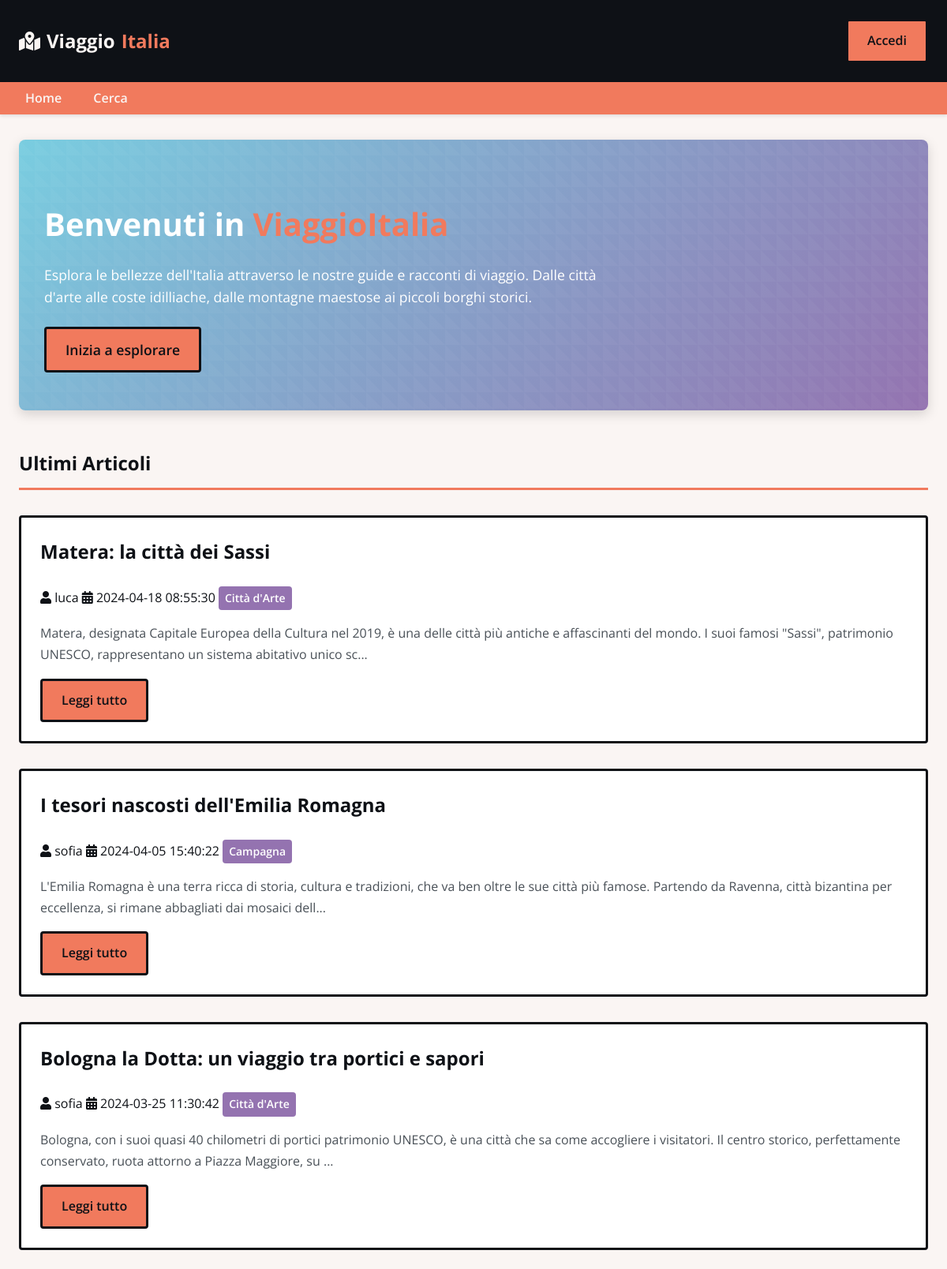
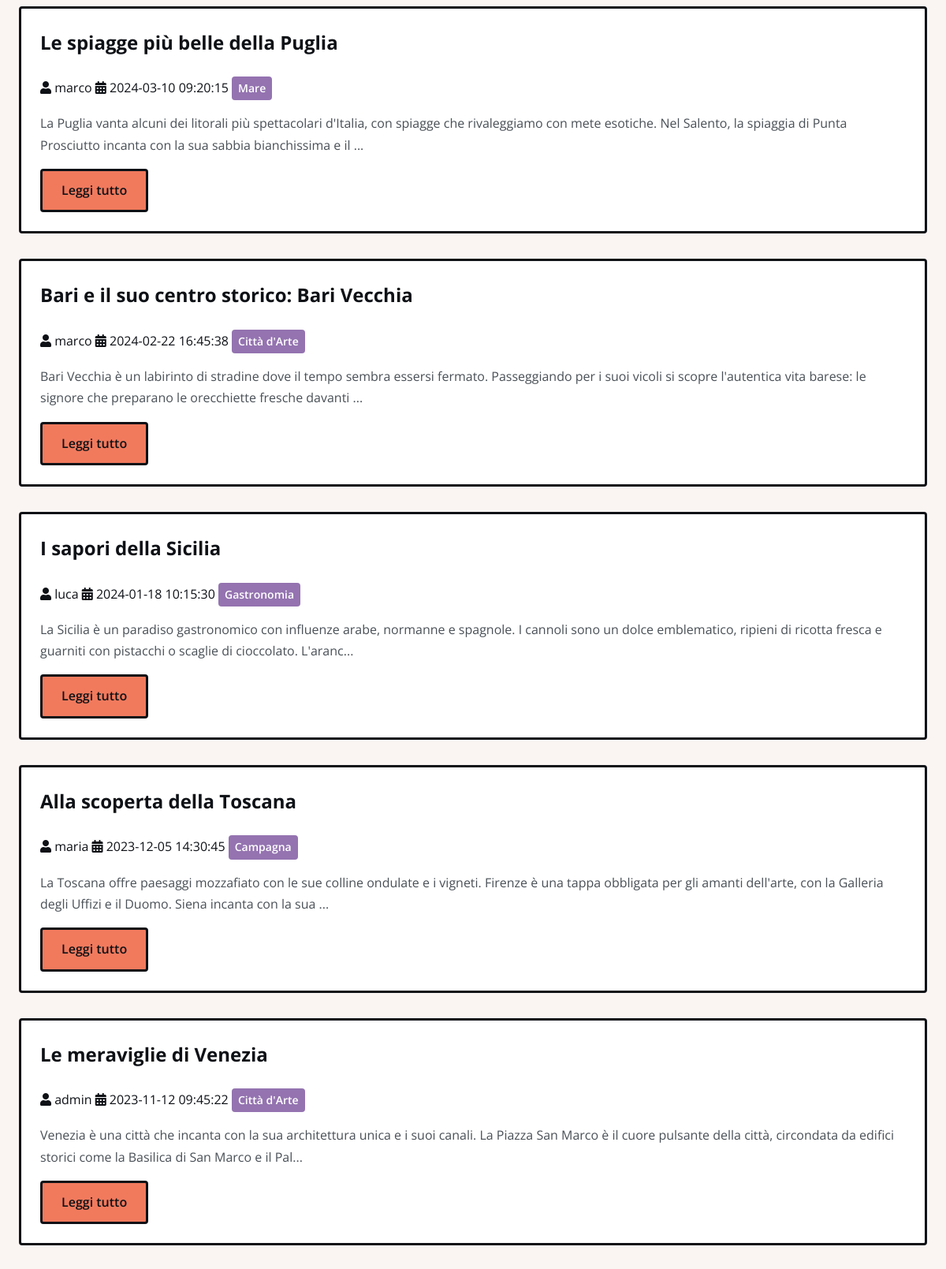
The page / (upper part) on the database its author committed (2 pictures, top to bottom).
### tables this page shows
CREATE TABLE blog_posts (
  id INTEGER PRIMARY KEY AUTOINCREMENT,
  title TEXT NOT NULL,
  content TEXT NOT NULL,
  author_id INTEGER NOT NULL,
  image_url TEXT,
  publish_date TIMESTAMP DEFAULT CURRENT_TIMESTAMP,
  category TEXT,
  FOREIGN KEY (author_id) REFERENCES users (id)
);

CREATE TABLE users (
  id INTEGER PRIMARY KEY AUTOINCREMENT,
  username TEXT UNIQUE NOT NULL,
  password TEXT NOT NULL,
  email TEXT UNIQUE NOT NULL,
  profile_bio TEXT,
  is_admin INTEGER DEFAULT 0,
  created_at TIMESTAMP DEFAULT CURRENT_TIMESTAMP
);

### app.py (the view)
@app.route('/')
def home():
    db = get_db()
    posts = db.execute('SELECT blog_posts.*, users.username FROM blog_posts JOIN users ON blog_posts.author_id = users.id ORDER BY publish_date DESC').fetchall()
    return render_template('home.html', posts=posts)

### app.py (called while the page is built)
def get_db():
    if 'db' not in g:
        g.db = sqlite3.connect(app.config['DATABASE'])
        g.db.row_factory = sqlite3.Row
    return g.db

### templates/home.html (shortened to what this page needs)
{% extends 'layout.html' %}
{% block content %}
<div class="grid">
    <div class="main-content">
        <div class="hero-banner">
            <div class="hero-content">
                <h1>Benvenuti in <span class="highlight">ViaggioItalia</span></h1>
                <p class="hero-text">Esplora le bellezze dell'Italia attraverso le nostre guide e racconti di viaggio. Dalle città d'arte alle coste idilliache, dalle montagne maestose ai piccoli borghi storici.</p>
                <a href="{{ url_for('search') }}" class="btn btn-primary hero-btn">Inizia a esplorare</a>
            </div>
        </div>
        <h2 class="section-title">Ultimi Articoli</h2>
        {% for post in posts %}
            <div class="card">
                <div class="card-body">
                    <h3 class="card-title">{{ post.title }}</h3>
                    <div class="card-meta">
                        <span><i class="fas fa-user"></i> {{ post.username }}</span>
                        <span><i class="fas fa-calendar-alt"></i> {{ post.publish_date }}</span>
                        {% if post.category %}
                            <span class="workshop-badge">{{ post.category }}</span>
                        {% endif %}
                    </div>
                    <p class="card-text">
                        {{ post.content[:200] }}{% if post.content|length > 200 %}...{% endif %}
                    </p>
                    <a href="{{ url_for('view_post', post_id=post.id) }}" class="btn btn-primary">Leggi tutto</a>
                </div>
            </div>
        {% endfor %}
    </div>
</div>
{% endblock %}

### static/stile_PyCon.css (style rules this page uses)
:root { --pycon-dark: #0E1116; --pycon-light: #FAF5F3; --pycon-blue: #79CDE0; --pycon-orange: #F17A5D; --pycon-purple: #9473B0; --pycon-neutral: #538AD4; }
*, *::before, *::after { box-sizing: border-box; }
body { font-family: 'Open Sans', sans-serif; line-height: 1.6; color: var(--pycon-dark); background-color: var(--pycon-light); margin: 0; padding: 0; }
.card { background: #fff; border: 3px solid var(--pycon-dark); border-radius: 4px; margin-bottom: 2rem; overflow: hidden; }
.card-body { padding: 1.5rem; }
.card-title { margin-top: 0; font-size: 1.5rem; color: var(--pycon-dark); }
.card-text { color: #495057; line-height: 1.7; }
.btn { display: inline-block; padding: 0.75rem 1.5rem; font-weight: 600; text-align: center; text-decoration: none; border-radius: 4px; border: 3px solid var(--pycon-dark); transition: all 0.3s ease; cursor: pointer; }
.btn-primary { background-color: var(--pycon-orange); color: var(--pycon-dark); border-color: var(--pycon-dark); }
.workshop-badge { display: inline-block; background-color: var(--pycon-purple); color: white; padding: 0.25rem 0.5rem; border-radius: 4px; font-weight: 600; font-size: 0.875rem; margin-right: 0.5rem; }
.hero-banner { background: linear-gradient(135deg, var(--pycon-blue), var(--pycon-purple)); border-radius: 8px; padding: 3rem 2rem; color: white; margin-bottom: 3rem; position: relative; overflow: hidden; box-shadow: 0 5px 15px rgba(0,0,0,0.15); }
.hero-banner::before { content: ""; position: absolute; top: 0; left: 0; right: 0; bottom: 0; background-size: 20px 20px; opacity: 0.3; }
.hero-content { position: relative; z-index: 1; max-width: 700px; }
.hero-content h1 { font-size: 2.5rem; margin-bottom: 1rem; }
.hero-text { font-size: 1.1rem; margin-bottom: 1.5rem; line-height: 1.6; }
.hero-btn { font-size: 1.1rem; padding: 0.75rem 1.5rem; }
.highlight { color: var(--pycon-orange); font-weight: 700; }
.section-title { position: relative; margin-bottom: 2rem; padding-bottom: 0.75rem; border-bottom: 3px solid var(--pycon-orange); }

### rows shown on the page
blog_posts: title "Matera: la città dei Sassi", username "luca", publish_date "2024-04-18 08:55:30", category "Città d'Arte", content "Matera, designata Capitale Europea della Cultura nel 2019, è una delle città più antiche e affascinanti del mondo. I suoi famosi \"Sassi\", patrimonio UNESCO, rappresentano un sistema abitativo unico sc"
blog_posts: title "I tesori nascosti dell'Emilia Romagna", username "sofia", publish_date "2024-04-05 15:40:22", category "Campagna", content "L'Emilia Romagna è una terra ricca di storia, cultura e tradizioni, che va ben oltre le sue città più famose. Partendo da Ravenna, città bizantina per eccellenza, si rimane abbagliati dai mosaici dell"
blog_posts: title "Bologna la Dotta: un viaggio tra portici e sapori", username "sofia", publish_date "2024-03-25 11:30:42", category "Città d'Arte", content "Bologna, con i suoi quasi 40 chilometri di portici patrimonio UNESCO, è una città che sa come accogliere i visitatori. Il centro storico, perfettamente conservato, ruota attorno a Piazza Maggiore, su"
blog_posts: title "Le spiagge più belle della Puglia", username "marco", publish_date "2024-03-10 09:20:15", category "Mare", content "La Puglia vanta alcuni dei litorali più spettacolari d'Italia, con spiagge che rivaleggiamo con mete esotiche. Nel Salento, la spiaggia di Punta Prosciutto incanta con la sua sabbia bianchissima e il"
blog_posts: title "Bari e il suo centro storico: Bari Vecchia", username "marco", publish_date "2024-02-22 16:45:38", category "Città d'Arte", content "Bari Vecchia è un labirinto di stradine dove il tempo sembra essersi fermato. Passeggiando per i suoi vicoli si scopre l'autentica vita barese: le signore che preparano le orecchiette fresche davanti"
blog_posts: title "I sapori della Sicilia", username "luca", publish_date "2024-01-18 10:15:30", category "Gastronomia", content "La Sicilia è un paradiso gastronomico con influenze arabe, normanne e spagnole. I cannoli sono un dolce emblematico, ripieni di ricotta fresca e guarniti con pistacchi o scaglie di cioccolato. L'aranc"
blog_posts: title "Alla scoperta della Toscana", username "maria", publish_date "2023-12-05 14:30:45", category "Campagna", content "La Toscana offre paesaggi mozzafiato con le sue colline ondulate e i vigneti. Firenze è una tappa obbligata per gli amanti dell'arte, con la Galleria degli Uffizi e il Duomo. Siena incanta con la sua"
blog_posts: title "Le meraviglie di Venezia", username "admin", publish_date "2023-11-12 09:45:22", category "Città d'Arte", content "Venezia è una città che incanta con la sua architettura unica e i suoi canali. La Piazza San Marco è il cuore pulsante della città, circondata da edifici storici come la Basilica di San Marco e il Pal"
